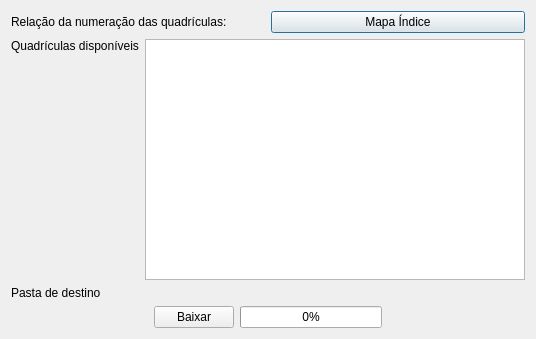
<?xml version="1.0" encoding="UTF-8"?>
<ui version="4.0">
 <class>Dialog</class>
 <widget class="QDialog" name="Dialog">
  <property name="geometry">
   <rect>
    <x>0</x>
    <y>0</y>
    <width>536</width>
    <height>339</height>
   </rect>
  </property>
  <property name="windowTitle">
   <string>Dialog</string>
  </property>
  <layout class="QGridLayout" name="gridLayout_2">
   <item row="0" column="0">
    <layout class="QGridLayout" name="gridLayout">
     <item row="1" column="0">
      <layout class="QHBoxLayout" name="horizontalLayout_3">
       <item>
        <layout class="QVBoxLayout" name="verticalLayout">
         <item>
          <widget class="QLabel" name="label_2">
           <property name="text">
            <string>Quadrículas disponíveis</string>
           </property>
          </widget>
         </item>
         <item>
          <spacer name="verticalSpacer">
           <property name="orientation">
            <enum>Qt::Vertical</enum>
           </property>
           <property name="sizeHint" stdset="0">
            <size>
             <width>108</width>
             <height>78</height>
            </size>
           </property>
          </spacer>
         </item>
        </layout>
       </item>
       <item>
        <widget class="QListWidget" name="listWidget"/>
       </item>
      </layout>
     </item>
     <item row="2" column="0">
      <layout class="QHBoxLayout" name="horizontalLayout_4">
       <item>
        <widget class="QLabel" name="label">
         <property name="text">
          <string>Pasta de destino</string>
         </property>
        </widget>
       </item>
       <item>
        <widget class="QgsFileWidget" name="mQgsFileWidget">
         <property name="storageMode">
          <enum>QgsFileWidget::GetDirectory</enum>
         </property>
        </widget>
       </item>
      </layout>
     </item>
     <item row="0" column="0">
      <layout class="QHBoxLayout" name="horizontalLayout_2">
       <item>
        <widget class="QLabel" name="label_3">
         <property name="text">
          <string>Relação da numeração das quadrículas:</string>
         </property>
        </widget>
       </item>
       <item>
        <widget class="QPushButton" name="pushButton_2">
         <property name="text">
          <string>Mapa Índice</string>
         </property>
        </widget>
       </item>
      </layout>
     </item>
     <item row="3" column="0">
      <layout class="QHBoxLayout" name="horizontalLayout">
       <item>
        <spacer name="horizontalSpacer">
         <property name="orientation">
          <enum>Qt::Horizontal</enum>
         </property>
         <property name="sizeHint" stdset="0">
          <size>
           <width>40</width>
           <height>20</height>
          </size>
         </property>
        </spacer>
       </item>
       <item>
        <widget class="QPushButton" name="pushButton">
         <property name="text">
          <string>Baixar</string>
         </property>
        </widget>
       </item>
       <item>
        <widget class="QProgressBar" name="progressBar">
         <property name="value">
          <number>0</number>
         </property>
        </widget>
       </item>
       <item>
        <spacer name="horizontalSpacer_2">
         <property name="orientation">
          <enum>Qt::Horizontal</enum>
         </property>
         <property name="sizeHint" stdset="0">
          <size>
           <width>40</width>
           <height>20</height>
          </size>
         </property>
        </spacer>
       </item>
      </layout>
     </item>
    </layout>
   </item>
  </layout>
 </widget>
 <customwidgets>
  <customwidget>
   <class>QgsFileWidget</class>
   <extends>QWidget</extends>
   <header>qgsfilewidget.h</header>
  </customwidget>
 </customwidgets>
 <resources/>
 <connections/>
</ui>
